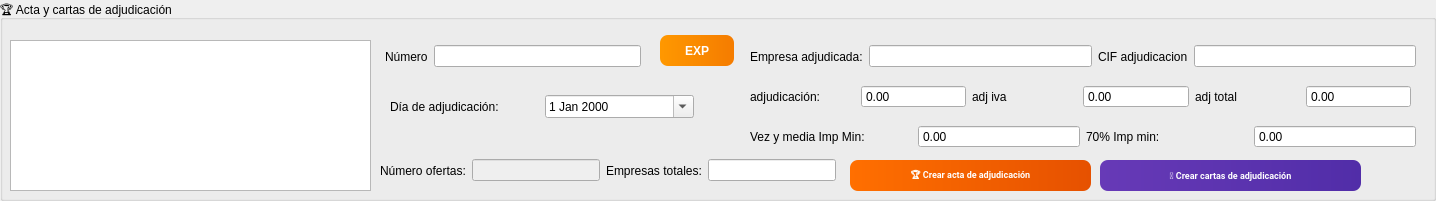
     <widget class="QGroupBox" name="groupBox_10">
      <property name="geometry">
       <rect>
        <x>60</x>
        <y>160</y>
        <width>1436</width>
        <height>201</height>
       </rect>
      </property>
      <property name="title">
       <string>🏆 Acta y cartas de adjudicación</string>
      </property>
      <property name="setFixedSize" stdset="0">
       <size>
        <width>1436</width>
        <height>251</height>
       </size>
      </property>
      <widget class="QTableWidget" name="TwOfertas">
       <property name="geometry">
        <rect>
         <x>10</x>
         <y>40</y>
         <width>361</width>
         <height>151</height>
        </rect>
       </property>
       <property name="font">
        <font>
         <family>Segoe UI,Arial,Calibri,Roboto,sans-serif</family>
         <pointsize>7</pointsize>
         <weight>50</weight>
         <bold>false</bold>
        </font>
       </property>
       <property name="setFixedSize" stdset="0">
        <size>
         <width>361</width>
         <height>191</height>
        </size>
       </property>
       <attribute name="verticalHeaderDefaultSectionSize">
        <number>40</number>
       </attribute>
       <attribute name="verticalHeaderMinimumSectionSize">
        <number>40</number>
       </attribute>
      </widget>
      <widget class="QPushButton" name="Generar_acta_adj">
       <property name="geometry">
        <rect>
         <x>850</x>
         <y>160</y>
         <width>241</width>
         <height>31</height>
        </rect>
       </property>
       <property name="font">
        <font>
         <family>Segoe UI,Arial,Calibri,Roboto,sans-serif</family>
         <pointsize>7</pointsize>
         <weight>75</weight>
         <bold>true</bold>
        </font>
       </property>
       <property name="styleSheet">
        <string notr="true">QPushButton {
    background: qlineargradient(x1:0,y1:0,x2:1,y2:0, stop:0 #FF6F00, stop:1 #E65100);
    color: #ffffff;
    border: none;
    border-radius: 8px;
    padding: 6px 12px;
    font-weight: 600;
}
QPushButton:hover {
    background: qlineargradient(x1:0,y1:0,x2:1,y2:0, stop:0 #FF8F00, stop:1 #FF6F00);
}
QPushButton:pressed {
    background: #BF360C;
}</string>
       </property>
       <property name="text">
        <string>🏆 Crear acta de adjudicación</string>
       </property>
       <property name="setFixedSize" stdset="0">
        <size>
         <width>241</width>
         <height>38</height>
        </size>
       </property>
      </widget>
      <widget class="QPushButton" name="Generar_carta_adj">
       <property name="geometry">
        <rect>
         <x>1100</x>
         <y>160</y>
         <width>261</width>
         <height>31</height>
        </rect>
       </property>
       <property name="font">
        <font>
         <family>Segoe UI,Arial,Calibri,Roboto,sans-serif</family>
         <pointsize>7</pointsize>
         <weight>75</weight>
         <bold>true</bold>
        </font>
       </property>
       <property name="styleSheet">
        <string notr="true">QPushButton {
    background: qlineargradient(x1:0,y1:0,x2:1,y2:0, stop:0 #673AB7, stop:1 #512DA8);
    color: #ffffff;
    border: none;
    border-radius: 8px;
    padding: 6px 12px;
    font-weight: 600;
}
QPushButton:hover {
    background: qlineargradient(x1:0,y1:0,x2:1,y2:0, stop:0 #7986CB, stop:1 #673AB7);
}
QPushButton:pressed {
    background: #4527A0;
}</string>
       </property>
       <property name="text">
        <string>📄 Crear cartas de adjudicación</string>
       </property>
       <property name="setFixedSize" stdset="0">
        <size>
         <width>261</width>
         <height>38</height>
        </size>
       </property>
      </widget>
      <widget class="QWidget" name="layoutWidget">
       <property name="geometry">
        <rect>
         <x>750</x>
         <y>80</y>
         <width>661</width>
         <height>33</height>
        </rect>
       </property>
       <layout class="QHBoxLayout" name="horizontalLayout_10">
        <property name="sizeConstraint">
         <enum>QLayout::SetDefaultConstraint</enum>
        </property>
        <item>
         <widget class="QLabel" name="Lb26">
          <property name="text">
           <string>adjudicación:</string>
          </property>
         </widget>
        </item>
        <item>
         <widget class="QDoubleSpinBox" name="precioAdjudicacion">
          <property name="readOnly">
           <bool>true</bool>
          </property>
          <property name="buttonSymbols">
           <enum>QAbstractSpinBox::NoButtons</enum>
          </property>
          <property name="decimals">
           <number>2</number>
          </property>
          <property name="minimum">
           <double>0.000000000000000</double>
          </property>
          <property name="maximum">
           <double>100000000.000000000000000</double>
          </property>
          <property name="singleStep">
           <double>1.000000000000000</double>
          </property>
         </widget>
        </item>
        <item>
         <widget class="QLabel" name="Lb25">
          <property name="text">
           <string>adj iva </string>
          </property>
         </widget>
        </item>
        <item>
         <widget class="QDoubleSpinBox" name="precioAdjudicacionIva">
          <property name="readOnly">
           <bool>true</bool>
          </property>
          <property name="buttonSymbols">
           <enum>QAbstractSpinBox::NoButtons</enum>
          </property>
          <property name="decimals">
           <number>2</number>
          </property>
          <property name="minimum">
           <double>0.000000000000000</double>
          </property>
          <property name="maximum">
           <double>100000000.000000000000000</double>
          </property>
          <property name="singleStep">
           <double>1.000000000000000</double>
          </property>
         </widget>
        </item>
        <item>
         <widget class="QLabel" name="Lb25_2">
          <property name="text">
           <string>adj total </string>
          </property>
         </widget>
        </item>
        <item>
         <widget class="QDoubleSpinBox" name="precioAdjudicacionTotal">
          <property name="readOnly">
           <bool>true</bool>
          </property>
          <property name="buttonSymbols">
           <enum>QAbstractSpinBox::NoButtons</enum>
          </property>
          <property name="decimals">
           <number>2</number>
          </property>
          <property name="minimum">
           <double>0.000000000000000</double>
          </property>
          <property name="maximum">
           <double>100000000.000000000000000</double>
          </property>
          <property name="singleStep">
           <double>1.000000000000000</double>
          </property>
         </widget>
        </item>
       </layout>
      </widget>
      <widget class="QWidget" name="layoutWidget">
       <property name="geometry">
        <rect>
         <x>750</x>
         <y>40</y>
         <width>666</width>
         <height>33</height>
        </rect>
       </property>
       <layout class="QHBoxLayout" name="horizontalLayout_11">
        <item>
         <widget class="QLabel" name="Lb24">
          <property name="text">
           <string>Empresa adjudicada:</string>
          </property>
          <property name="wordWrap">
           <bool>true</bool>
          </property>
         </widget>
        </item>
        <item>
         <widget class="QLineEdit" name="empresaAdjudicada"/>
        </item>
        <item>
         <widget class="QLabel" name="Lb24_4">
          <property name="text">
           <string>CIF adjudicacion</string>
          </property>
          <property name="wordWrap">
           <bool>true</bool>
          </property>
         </widget>
        </item>
        <item>
         <widget class="QLineEdit" name="contratistaCIF"/>
        </item>
       </layout>
      </widget>
      <widget class="QWidget" name="layoutWidget">
       <property name="geometry">
        <rect>
         <x>380</x>
         <y>150</y>
         <width>456</width>
         <height>41</height>
        </rect>
       </property>
       <layout class="QHBoxLayout" name="horizontalLayout_12">
        <item>
         <widget class="QLabel" name="label_74">
          <property name="text">
           <string>Número ofertas:</string>
          </property>
         </widget>
        </item>
        <item>
         <widget class="QLineEdit" name="numEmpresasPresentadas">
          <property name="enabled">
           <bool>false</bool>
          </property>
          <property name="maximumSize">
           <size>
            <width>16777215</width>
            <height>16777215</height>
           </size>
          </property>
         </widget>
        </item>
        <item>
         <widget class="QLabel" name="label_73">
          <property name="text">
           <string>Empresas totales:</string>
          </property>
         </widget>
        </item>
        <item>
         <widget class="QLineEdit" name="numEmpresasSolicitadas"/>
        </item>
       </layout>
      </widget>
      <widget class="QWidget" name="layoutWidget">
       <property name="geometry">
        <rect>
         <x>385</x>
         <y>40</y>
         <width>256</width>
         <height>33</height>
        </rect>
       </property>
       <layout class="QHBoxLayout" name="horizontalLayout_13">
        <item>
         <widget class="QLabel" name="Lb23">
          <property name="text">
           <string>Número</string>
          </property>
         </widget>
        </item>
        <item>
         <widget class="QLineEdit" name="numeroExpediente"/>
        </item>
       </layout>
      </widget>
      <widget class="QWidget" name="layoutWidget">
       <property name="geometry">
        <rect>
         <x>390</x>
         <y>90</y>
         <width>304</width>
         <height>33</height>
        </rect>
       </property>
       <layout class="QHBoxLayout" name="horizontalLayout_14">
        <item>
         <widget class="QLabel" name="label_47">
          <property name="text">
           <string>Día de adjudicación:</string>
          </property>
         </widget>
        </item>
        <item>
         <widget class="QDateEdit" name="fechaAdjudicacion">
          <property name="calendarPopup">
           <bool>true</bool>
          </property>
         </widget>
        </item>
       </layout>
      </widget>
      <widget class="QPushButton" name="btn_cambio_exp">
       <property name="geometry">
        <rect>
         <x>660</x>
         <y>35</y>
         <width>74</width>
         <height>31</height>
        </rect>
       </property>
       <property name="styleSheet">
        <string notr="true">QPushButton {
    background: qlineargradient(x1:0,y1:0,x2:1,y2:0, stop:0 #FF9800, stop:1 #F57C00);
    color: #ffffff;
    border: none;
    border-radius: 8px;
    padding: 6px 12px;
    font-weight: 600;
}
QPushButton:hover {
    background: qlineargradient(x1:0,y1:0,x2:1,y2:0, stop:0 #FFB74D, stop:1 #FF9800);
}
QPushButton:pressed {
    background: #E65100;
}</string>
       </property>
       <property name="text">
        <string>EXP</string>
       </property>
       <property name="setFixedSize" stdset="0">
        <size>
         <width>74</width>
         <height>52</height>
        </size>
       </property>
      </widget>
      <widget class="QWidget" name="layoutWidget">
       <property name="geometry">
        <rect>
         <x>750</x>
         <y>120</y>
         <width>666</width>
         <height>33</height>
        </rect>
       </property>
       <layout class="QHBoxLayout" name="horizontalLayout_39">
        <item>
         <widget class="QLabel" name="Lb_27">
          <property name="text">
           <string>Vez y media Imp Min:</string>
          </property>
         </widget>
        </item>
        <item>
         <widget class="QDoubleSpinBox" name="licitacion15">
          <property name="readOnly">
           <bool>true</bool>
          </property>
          <property name="buttonSymbols">
           <enum>QAbstractSpinBox::NoButtons</enum>
          </property>
          <property name="decimals">
           <number>2</number>
          </property>
          <property name="minimum">
           <double>0.000000000000000</double>
          </property>
          <property name="maximum">
           <double>100000000.000000000000000</double>
          </property>
          <property name="singleStep">
           <double>1.000000000000000</double>
          </property>
         </widget>
        </item>
        <item>
         <widget class="QLabel" name="Lb_28">
          <property name="text">
           <string>70% Imp min:</string>
          </property>
         </widget>
        </item>
        <item>
         <widget class="QDoubleSpinBox" name="licitacion07">
          <property name="readOnly">
           <bool>true</bool>
          </property>
          <property name="buttonSymbols">
           <enum>QAbstractSpinBox::NoButtons</enum>
          </property>
          <property name="decimals">
           <number>2</number>
          </property>
          <property name="minimum">
           <double>0.000000000000000</double>
          </property>
          <property name="maximum">
           <double>100000000.000000000000000</double>
          </property>
          <property name="singleStep">
           <double>1.000000000000000</double>
          </property>
         </widget>
        </item>
       </layout>
      </widget>
     </widget>
